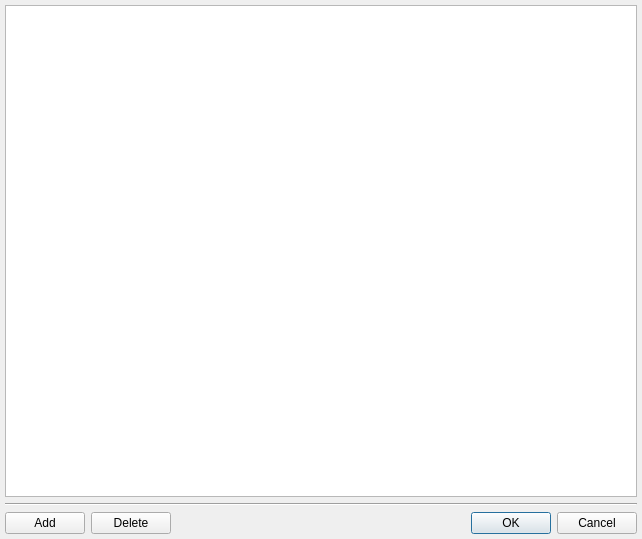
<?xml version="1.0" encoding="UTF-8"?>
<ui version="4.0">
 <class>EditStatusDialogClass</class>
 <widget class="QDialog" name="EditStatusDialogClass">
  <property name="geometry">
   <rect>
    <x>0</x>
    <y>0</y>
    <width>642</width>
    <height>539</height>
   </rect>
  </property>
  <property name="windowTitle">
   <string>Edit statuses</string>
  </property>
  <layout class="QVBoxLayout" name="verticalLayout">
   <property name="margin">
    <number>5</number>
   </property>
   <item>
    <widget class="QTableWidget" name="tblStatus">
     <property name="rowCount">
      <number>0</number>
     </property>
     <property name="columnCount">
      <number>0</number>
     </property>
     <attribute name="horizontalHeaderHighlightSections">
      <bool>false</bool>
     </attribute>
    </widget>
   </item>
   <item>
    <widget class="Line" name="line">
     <property name="orientation">
      <enum>Qt::Horizontal</enum>
     </property>
    </widget>
   </item>
   <item>
    <layout class="QHBoxLayout" name="horizontalLayout">
     <item>
      <widget class="QPushButton" name="pbtAdd">
       <property name="text">
        <string>Add</string>
       </property>
      </widget>
     </item>
     <item>
      <widget class="QPushButton" name="pbtDelete">
       <property name="text">
        <string>Delete</string>
       </property>
      </widget>
     </item>
     <item>
      <widget class="QDialogButtonBox" name="dbtDialogButtons">
       <property name="standardButtons">
        <set>QDialogButtonBox::Cancel|QDialogButtonBox::Ok</set>
       </property>
      </widget>
     </item>
    </layout>
   </item>
  </layout>
 </widget>
 <layoutdefault spacing="6" margin="11"/>
 <tabstops>
  <tabstop>tblStatus</tabstop>
  <tabstop>pbtAdd</tabstop>
  <tabstop>pbtDelete</tabstop>
  <tabstop>dbtDialogButtons</tabstop>
 </tabstops>
 <resources/>
 <connections>
  <connection>
   <sender>dbtDialogButtons</sender>
   <signal>rejected()</signal>
   <receiver>EditStatusDialogClass</receiver>
   <slot>reject()</slot>
   <hints>
    <hint type="sourcelabel">
     <x>586</x>
     <y>550</y>
    </hint>
    <hint type="destinationlabel">
     <x>569</x>
     <y>488</y>
    </hint>
   </hints>
  </connection>
 </connections>
</ui>
